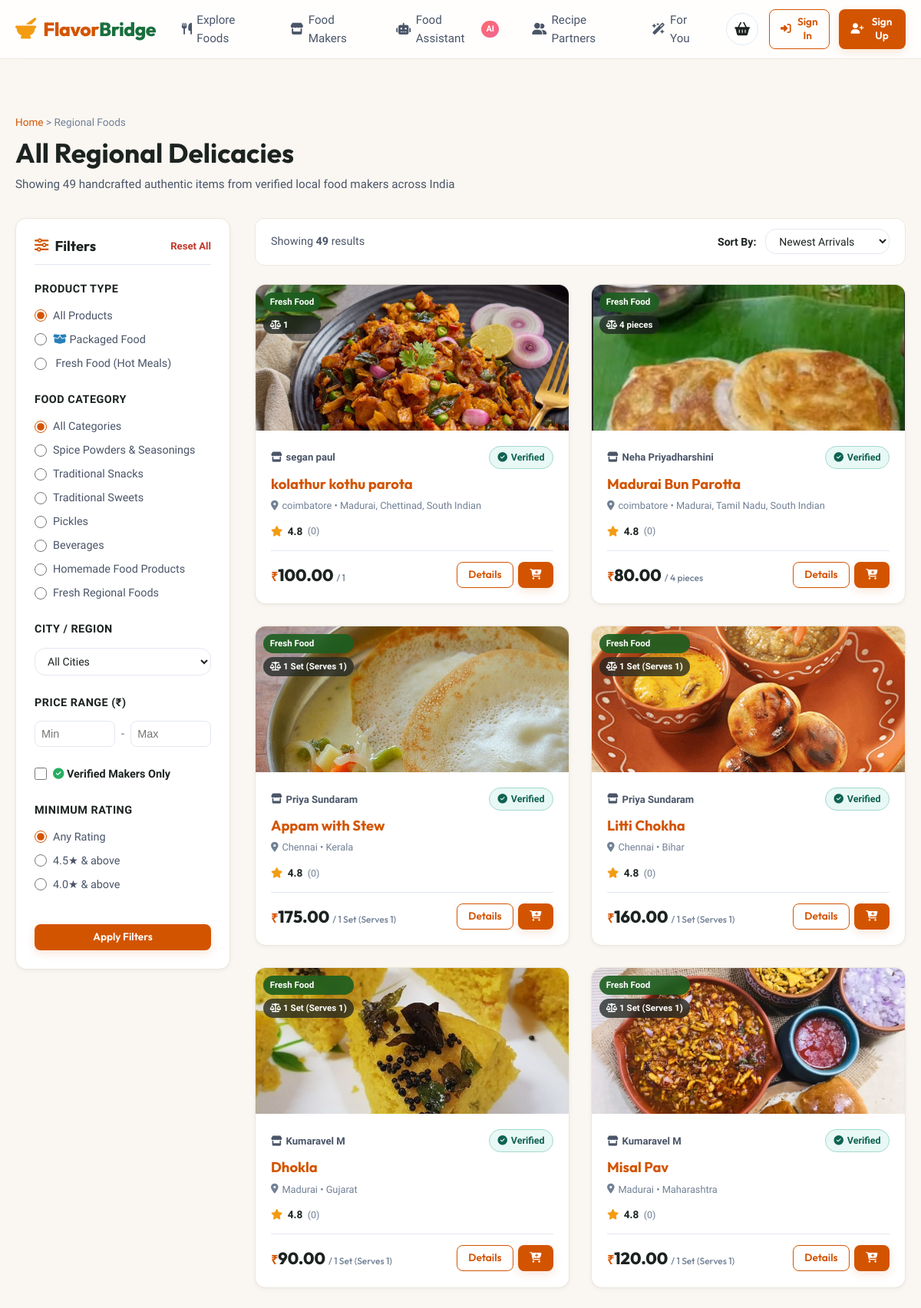
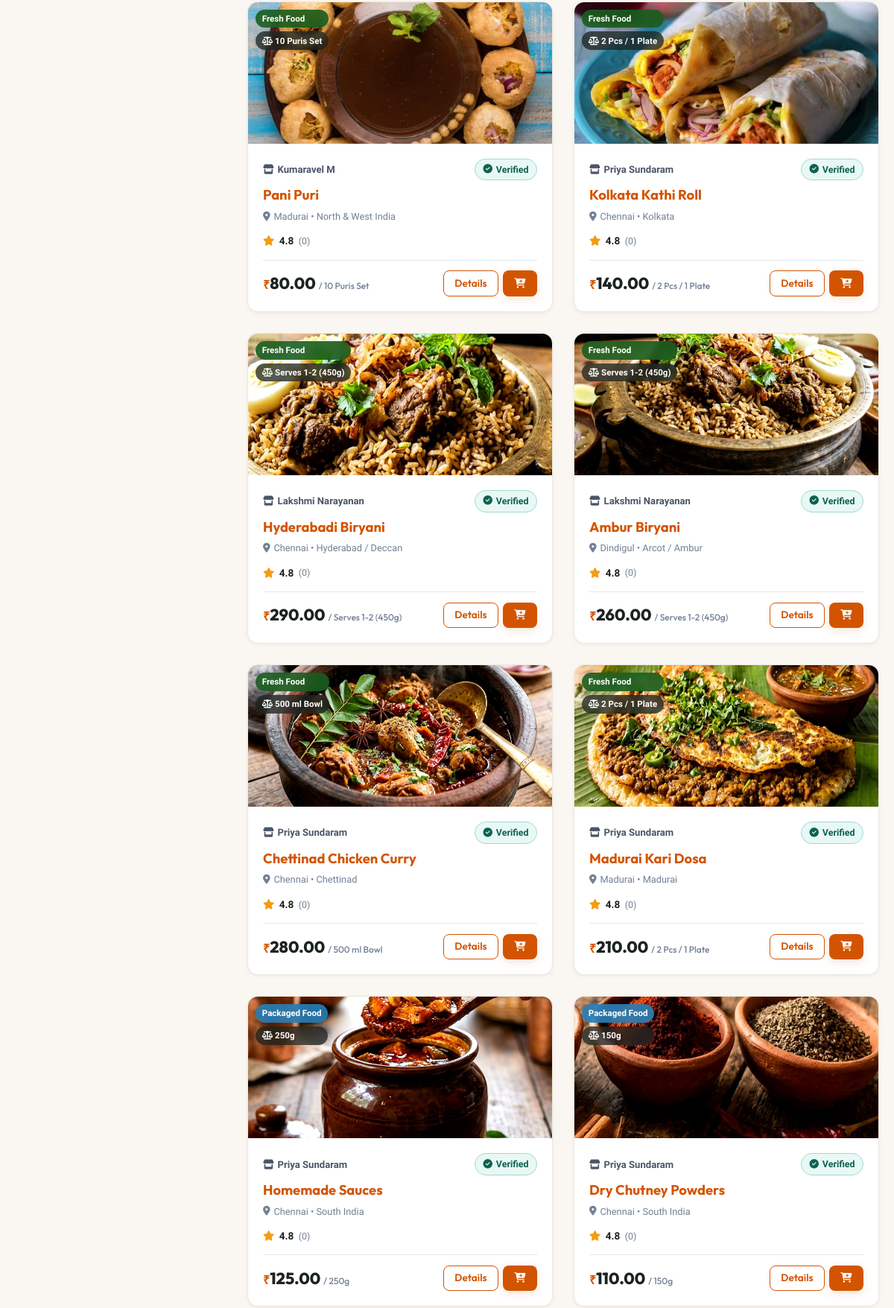
Page /products (upper part) on the committed database (2 pictures, top to bottom).
### backend/models.py (models this page shows, shortened)
class Product(db.Model):
    __tablename__ = 'products'
    id = db.Column(db.Integer, primary_key=True)
    food_maker_id = db.Column(db.Integer, db.ForeignKey('food_makers.id', ondelete='CASCADE'), nullable=False)
    name = db.Column(db.String(150), nullable=False, index=True)
    category = db.Column(db.String(100), nullable=False, index=True)
    description = db.Column(db.Text, nullable=True)
    ingredients = db.Column(db.Text, nullable=True)
    price = db.Column(db.Float, nullable=False)
    city = db.Column(db.String(100), nullable=False, index=True)
    region = db.Column(db.String(100), nullable=True)
    image = db.Column(db.String(255), nullable=True)
    stock = db.Column(db.Integer, default=10)
    product_type = db.Column(db.String(50), nullable=False, default='Packaged Food')  # 'Packaged Food' or 'Fresh Food'
    preparation_time = db.Column(db.String(50), nullable=True, default='1-2 days')
    net_quantity = db.Column(db.String(50), nullable=True, default='250g')  # e.g., '500g', '150g', '250g', '1 kg', '1 Plate'
    created_at = db.Column(db.DateTime, default=datetime.utcnow)
    cart_items = db.relationship('CartItem', backref='product', lazy=True, cascade='all, delete-orphan')
    order_items = db.relationship('OrderItem', backref='product', lazy=True)
    reviews = db.relationship('Review', backref='product', lazy=True, cascade='all, delete-orphan')
    interactions = db.relationship('Interaction', backref='product', lazy=True, cascade='all, delete-orphan')
    @property
    def average_rating(self):
        if not self.reviews:
            return 4.8  # Default positive score for new listings
        return round(sum(r.rating for r in self.reviews) / len(self.reviews), 1)
    @property
    def rating_count(self):
        return len(self.reviews)

class User(db.Model):
    __tablename__ = 'users'
    id = db.Column(db.Integer, primary_key=True)
    name = db.Column(db.String(100), nullable=False)
    email = db.Column(db.String(120), unique=True, nullable=False, index=True)
    password_hash = db.Column(db.String(255), nullable=False)
    role = db.Column(db.String(20), nullable=False, default='customer')  # 'customer' or 'food_maker'
    phone = db.Column(db.String(20), nullable=True)
    city = db.Column(db.String(100), nullable=True)
    address = db.Column(db.Text, nullable=True)
    created_at = db.Column(db.DateTime, default=datetime.utcnow)
    food_maker_profile = db.relationship('FoodMaker', backref='user', uselist=False, cascade='all, delete-orphan')
    cart = db.relationship('Cart', backref='customer', uselist=False, cascade='all, delete-orphan')
    orders = db.relationship('Order', backref='customer', lazy=True)
    reviews = db.relationship('Review', backref='customer', lazy=True)
    interactions = db.relationship('Interaction', backref='customer', lazy=True)

### backend/routes/product_routes.py (the view)
@product_bp.route('/products')
def products_list():
    query = request.args.get('q', '').strip()
    selected_category = request.args.get('category', '').strip()
    selected_city = request.args.get('city', '').strip()
    selected_type = request.args.get('product_type', '').strip()
    verified_only = request.args.get('verified_only') in ['1', 'true', 'True', 'yes']
    min_price = request.args.get('min_price', type=float)
    max_price = request.args.get('max_price', type=float)
    min_rating = request.args.get('min_rating', type=float)
    sort_by = request.args.get('sort', 'newest')
    base_query = Product.query
    if selected_category:
        base_query = base_query.filter(Product.category == selected_category)
    if selected_city:
        base_query = base_query.filter(Product.city.ilike(f"%{selected_city}%"))
    if selected_type in ['Packaged Food', 'Fresh Food']:
        base_query = base_query.filter(Product.product_type == selected_type)
    if min_price is not None:
        base_query = base_query.filter(Product.price >= min_price)
    if max_price is not None:
        base_query = base_query.filter(Product.price <= max_price)
    if verified_only:
        base_query = base_query.join(FoodMaker).filter(FoodMaker.is_verified == True)
    candidate_products = base_query.all()
    if query:
        ranked_scored = search_products(query, candidate_products)
        products = [p for p, score in ranked_scored]
    else:
        products = candidate_products
    if min_rating:
        products = [p for p in products if p.average_rating >= min_rating]
    if sort_by == 'price_asc':
        products = sorted(products, key=lambda p: p.price)
    elif sort_by == 'price_desc':
        products = sorted(products, key=lambda p: p.price, reverse=True)
    elif sort_by == 'rating':
        products = sorted(products, key=lambda p: (p.average_rating, p.rating_count), reverse=True)
    elif sort_by == 'popular':
        products = sorted(products, key=lambda p: (p.rating_count, p.average_rating), reverse=True)
    else:
        products = sorted(products, key=lambda p: (p.created_at or datetime.min), reverse=True)
    all_cities = sorted(list(set(p.city for p in Product.query.all() if p.city)))
    return render_template(
        'products.html',
        products=products,
        categories=FOOD_CATEGORIES,
        cities=all_cities,
        query=query,
        selected_category=selected_category,
        selected_city=selected_city,
        selected_type=selected_type,
        verified_only=verified_only,
        min_price=min_price,
        max_price=max_price,
        min_rating=min_rating,
        sort_by=sort_by,
        total_count=len(products)
    )

### frontend/templates/products.html (shortened to what this page needs)
{% extends "base.html" %}
{% block content %}
<div class="container" style="padding: 2.5rem 1.25rem;">
  <div style="margin-bottom: 2rem;">
    <div style="font-size: 0.85rem; color: var(--gray-medium); margin-bottom: 0.4rem;">
      <a href="{{ url_for('index') }}">Home</a> &gt; <span>Regional Foods</span>
    </div>
    <h1 style="font-size: 2.2rem; margin-bottom: 0.4rem;">
      {% if selected_category %}{{ selected_category }}{% elif query %}Search: "{{ query }}"{% else %}All Regional Delicacies{% endif %}
    </h1>
    <p style="color: var(--gray-dark); font-size: 0.95rem;">
      Showing {{ total_count }} handcrafted authentic items from verified local food makers across India
    </p>
  </div>
  <div class="catalog-layout">
    <aside class="filter-sidebar">
      <form method="GET" action="{{ url_for('product.products_list') }}" id="catalog-filter-form">
        <div class="filter-header">
          <h3><i class="fa-solid fa-sliders" style="color: var(--primary);"></i> Filters</h3>
          <a href="{{ url_for('product.products_list') }}" style="font-size: 0.82rem; font-weight: 600; color: var(--danger);">Reset All</a>
        </div>
        <div class="filter-group">
          <div class="filter-group-title">Product Type</div>
          <div class="filter-checkbox-list">
            <label class="filter-checkbox-label">
              <input type="radio" name="product_type" value="" {{ 'checked' if not selected_type else '' }}>
              <span>All Products</span>
            </label>
            <label class="filter-checkbox-label">
              <input type="radio" name="product_type" value="Packaged Food" {{ 'checked' if selected_type == 'Packaged Food' else '' }}>
              <span><i class="fa-solid fa-box-open" style="color: #2980B9;"></i> Packaged Food</span>
            </label>
            <label class="filter-checkbox-label">
              <input type="radio" name="product_type" value="Fresh Food" {{ 'checked' if selected_type == 'Fresh Food' else '' }}>
              <span> Fresh Food (Hot Meals)</span>
            </label>
          </div>
        </div>
        <div class="filter-group">
          <div class="filter-group-title">Food Category</div>
          <div class="filter-checkbox-list">
            <label class="filter-checkbox-label">
              <input type="radio" name="category" value="" {{ 'checked' if not selected_category else '' }}>
              <span>All Categories</span>
            </label>
            {% for cat in categories %}
              <label class="filter-checkbox-label">
                <input type="radio" name="category" value="{{ cat }}" {{ 'checked' if selected_category == cat else '' }}>
                <span>{{ cat }}</span>
              </label>
            {% endfor %}
          </div>
        </div>
        <div class="filter-group">
          <div class="filter-group-title">City / Region</div>
          <select name="city" class="form-control" style="font-size: 0.88rem; padding: 0.5rem 0.75rem;">
            <option value="">All Cities</option>
          </select>
        </div>
        <div class="filter-group">
          <div class="filter-group-title">Price Range (₹)</div>
          <div class="price-range-inputs">
            <input type="number" name="min_price" id="min-price-input" class="price-input" placeholder="Min" value="{{ min_price or '' }}" min="0">
            <span style="color: var(--gray-medium);">-</span>
            <input type="number" name="max_price" id="max-price-input" class="price-input" placeholder="Max" value="{{ max_price or '' }}" min="0">
          </div>
        </div>
        <div class="filter-group">
          <label class="filter-checkbox-label" style="font-weight: 600; color: var(--dark);">
            <input type="checkbox" name="verified_only" value="1" {{ 'checked' if verified_only else '' }}>
            <span><i class="fa-solid fa-circle-check" style="color: #27AE60;"></i> Verified Makers Only</span>
          </label>
        </div>
        <div class="filter-group">
          <div class="filter-group-title">Minimum Rating</div>
          <div class="filter-checkbox-list">
            <label class="filter-checkbox-label">
              <input type="radio" name="min_rating" value="" {{ 'checked' if not min_rating else '' }}>
              <span>Any Rating</span>
            </label>
            <label class="filter-checkbox-label">
              <input type="radio" name="min_rating" value="4.5" {{ 'checked' if min_rating == 4.5 else '' }}>
              <span>4.5★ & above</span>
            </label>
            <label class="filter-checkbox-label">
              <input type="radio" name="min_rating" value="4.0" {{ 'checked' if min_rating == 4.0 else '' }}>
              <span>4.0★ & above</span>
            </label>
          </div>
        </div>
        <button type="submit" class="btn btn-primary btn-block btn-sm" style="margin-top: 1rem;">
          Apply Filters
        </button>
      </form>
    </aside>
    <main>
      <div style="background: var(--bg-card); padding: 0.85rem 1.25rem; border-radius: 12px; border: var(--border-light); margin-bottom: 1.5rem; display: flex; align-items: center; justify-content: space-between; flex-wrap: wrap; gap: 1rem;">
        <div style="font-size: 0.9rem; color: var(--gray-dark);">
          Showing <strong>{{ products|length }}</strong> results
        </div>
        <div style="display: flex; align-items: center; gap: 0.75rem;">
          <label for="sort-select" style="font-size: 0.88rem; font-weight: 600; color: var(--dark);">Sort By:</label>
          <select id="sort-select" class="form-control" style="width: auto; padding: 0.4rem 0.8rem; font-size: 0.88rem;" onchange="const form = document.querySelector('#catalog-filter-form'); const hiddenSort = document.createElement('input'); hiddenSort.type='hidden'; hiddenSort.name='sort'; hiddenSort.value=this.value; form.appendChild(hiddenSort); form.submit();">
            <option value="newest" {{ 'selected' if sort_by == 'newest' else '' }}>Newest Arrivals</option>
          </select>
        </div>
      </div>
      {% if products %}
        <div class="product-grid">
          {% for product in products %}
            <div class="product-card" id="product-card-{{ product.id }}">
              <div class="product-image-container">
                {% if product.image %}
                  <img src="{{ url_for('uploaded_file', filename=product.image) }}" alt="{{ product.name }}" loading="lazy" style="width: 100%; height: 100%; object-fit: cover;">
                {% endif %}
                <div class="product-card-badges">
                  <span class="product-type-pill {{ 'pill-fresh' if product.product_type == 'Fresh Food' else 'pill-packaged' }}">
                    {{ product.product_type }}
                  </span>
                  {% if product.net_quantity %}
                    <span class="product-type-pill" style="background: rgba(28, 35, 33, 0.75); color: #FFFFFF; font-size: 0.72rem;">
                      <i class="fa-solid fa-scale-balanced"></i> {{ product.net_quantity }}
                    </span>
                  {% endif %}
                </div>
              </div>
              <div class="product-card-body">
                <div class="product-maker-info">
                  <span class="maker-name">
                    <i class="fa-solid fa-store"></i> {{ product.food_maker.user.name if product.food_maker and product.food_maker.user else 'Traditional Maker' }}
                  </span>
                  {% if product.food_maker and product.food_maker.is_verified %}
                    <span class="badge badge-verified" title="Verified Quality Maker"><i class="fa-solid fa-circle-check"></i> Verified</span>
                  {% endif %}
                </div>
                <h3 class="product-title">
                  <a href="{{ url_for('product.product_detail', product_id=product.id) }}">{{ product.name }}</a>
                </h3>
                <div class="product-location">
                  <i class="fa-solid fa-location-dot"></i> {{ product.city }} {% if product.region %}• {{ product.region }}{% endif %}
                </div>
                <div class="product-rating-row">
                  <div class="stars"><i class="fa-solid fa-star"></i></div>
                  <span class="rating-score">{{ product.average_rating }}</span>
                  <span class="rating-count">({{ product.rating_count }})</span>
                </div>
                <div class="product-card-footer">
                  <div class="product-price">
                    <span class="currency">₹</span>{{ "%.2f"|format(product.price) }}
                    <span style="font-size: 0.75rem; color: var(--gray-medium); font-weight: 500;">/ {{ product.net_quantity or 'pack' }}</span>
                  </div>
                  <div style="display: flex; gap: 6px;">
                    <a href="{{ url_for('product.product_detail', product_id=product.id) }}" class="btn btn-outline btn-sm">Details</a>
                    <button class="btn btn-primary btn-sm btn-add-to-cart-ajax" data-product-id="{{ product.id }}" aria-label="Add to cart">
                      <i class="fa-solid fa-cart-plus"></i>
                    </button>
                  </div>
                </div>
              </div>
            </div>
          {% endfor %}
        </div>
      {% endif %}
    </main>
  </div>
</div>
{% endblock %}

### rows in the picture
Product: image (picture), product_type "Fresh Food", net_quantity "1", food_maker.user "segan paul", name "kolathur kothu parota", city "coimbatore", region "Madurai, Chettinad, South Indian", average_rating "4.8", rating_count "0", price "100.00"
Product: image (picture), product_type "Fresh Food", net_quantity "4 pieces", food_maker.user "Neha Priyadharshini", name "Madurai Bun Parotta", city "coimbatore", region "Madurai, Tamil Nadu, South Indian", average_rating "4.8", rating_count "0", price "80.00"
Product: image (picture), product_type "Fresh Food", net_quantity "1 Set (Serves 1)", food_maker.user "Priya Sundaram", name "Appam with Stew", city "Chennai", region "Kerala", average_rating "4.8", rating_count "0", price "175.00"
Product: image (picture), product_type "Fresh Food", net_quantity "1 Set (Serves 1)", food_maker.user "Priya Sundaram", name "Litti Chokha", city "Chennai", region "Bihar", average_rating "4.8", rating_count "0", price "160.00"
Product: image (picture), product_type "Fresh Food", net_quantity "1 Set (Serves 1)", food_maker.user "Kumaravel M", name "Dhokla", city "Madurai", region "Gujarat", average_rating "4.8", rating_count "0", price "90.00"
Product: image (picture), product_type "Fresh Food", net_quantity "1 Set (Serves 1)", food_maker.user "Kumaravel M", name "Misal Pav", city "Madurai", region "Maharashtra", average_rating "4.8", rating_count "0", price "120.00"
Product: image (picture), product_type "Fresh Food", net_quantity "10 Puris Set", food_maker.user "Kumaravel M", name "Pani Puri", city "Madurai", region "North & West India", average_rating "4.8", rating_count "0", price "80.00"
Product: image (picture), product_type "Fresh Food", net_quantity "2 Pcs / 1 Plate", food_maker.user "Priya Sundaram", name "Kolkata Kathi Roll", city "Chennai", region "Kolkata", average_rating "4.8", rating_count "0", price "140.00"
Product: image (picture), product_type "Fresh Food", net_quantity "Serves 1-2 (450g)", food_maker.user "Lakshmi Narayanan", name "Hyderabadi Biryani", city "Chennai", region "Hyderabad / Deccan", average_rating "4.8", rating_count "0", price "290.00"
Product: image (picture), product_type "Fresh Food", net_quantity "Serves 1-2 (450g)", food_maker.user "Lakshmi Narayanan", name "Ambur Biryani", city "Dindigul", region "Arcot / Ambur", average_rating "4.8", rating_count "0", price "260.00"
Product: image (picture), product_type "Fresh Food", net_quantity "500 ml Bowl", food_maker.user "Priya Sundaram", name "Chettinad Chicken Curry", city "Chennai", region "Chettinad", average_rating "4.8", rating_count "0", price "280.00"
Product: image (picture), product_type "Fresh Food", net_quantity "2 Pcs / 1 Plate", food_maker.user "Priya Sundaram", name "Madurai Kari Dosa", city "Madurai", region "Madurai", average_rating "4.8", rating_count "0", price "210.00"
Product: image (picture), product_type "Packaged Food", net_quantity "250g", food_maker.user "Priya Sundaram", name "Homemade Sauces", city "Chennai", region "South India", average_rating "4.8", rating_count "0", price "125.00"
Product: image (picture), product_type "Packaged Food", net_quantity "150g", food_maker.user "Priya Sundaram", name "Dry Chutney Powders", city "Chennai", region "South India", average_rating "4.8", rating_count "0", price "110.00"

### other values in the picture
{{ total_count }} "49"
{{ cat }} "Spice Powders & Seasonings" "Traditional Snacks" "Traditional Sweets" "Pickles" "Beverages" "Homemade Food Products" "Fresh Regional Foods"
{{ products|length }} "49"
